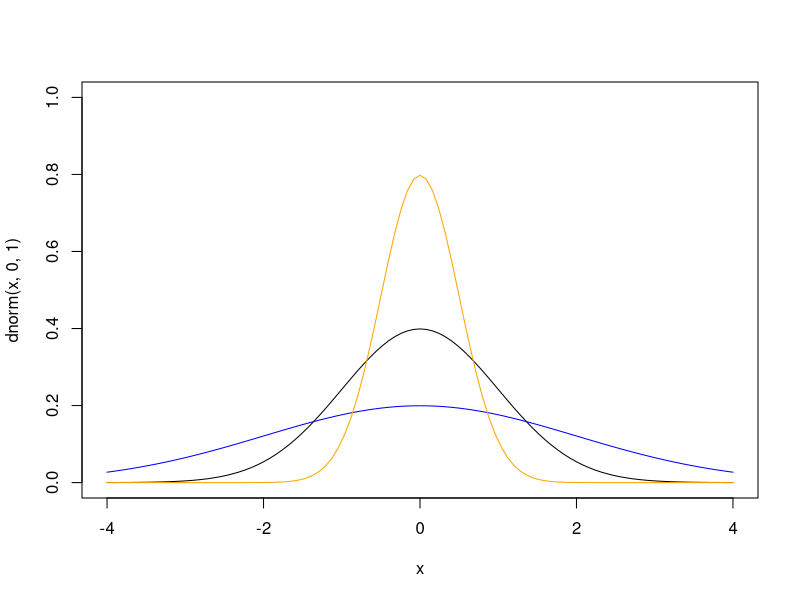
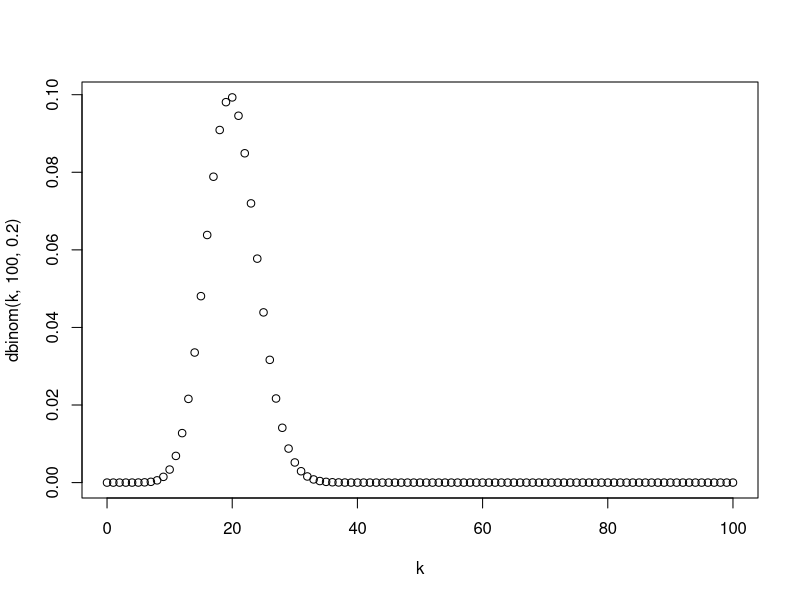
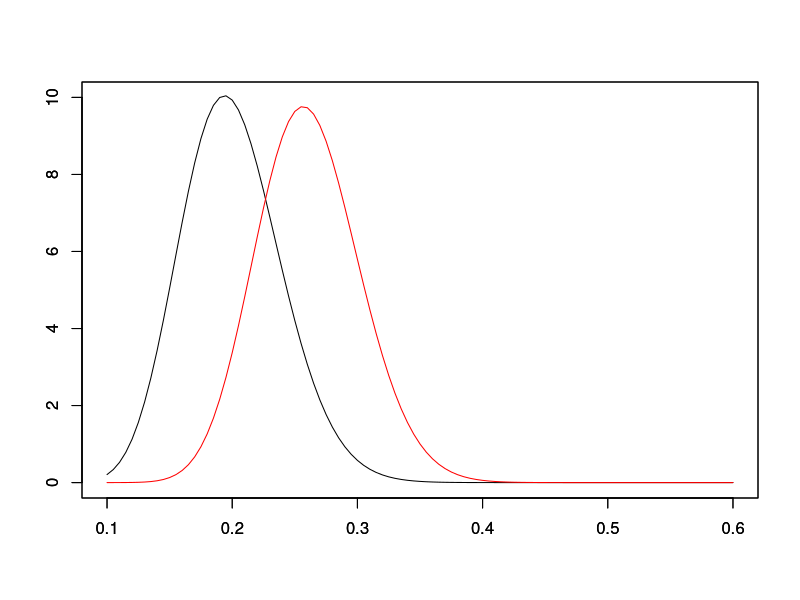

These figures' R source, in order:
## ---- chunk 1
if (!require("MCMCpack")){
  install.packages("MCMCpack")
}
library(MCMCpack)

## ---- chunk 2
curve( dnorm(x,0,1), xlim=c(-4,4), ylim=c(0,1) )
curve( dnorm(x,0,2), add=T, col='blue' )
curve( dnorm(x,0,.5), add=T, col='orange' )
## ---- chunk 3
k <- 0:100  # possible number of baskets for 100 tries
E <- sum(k * dbinom(k, 100, 0.2))
v <- 100 * .2 * .8
plot(k, dbinom(k, 100, 0.2))
## ---- chunk 4
x <- rbeta(100, 20, 80)
curve(dbeta(x, 20, 80), xlab=" ", ylab=" ", xlim=c(0.1,0.6),
     ylim=c(0,10)) 
par(new=TRUE)
curve(dbeta(x, 30, 85), xlab=" ", ylab=" ", xlim=c(0.1,0.6),
    ylim=c(0,10), col="red")
## ---- chunk 5
rmultinom(n=10, size=150, prob=c(1/3, 1/3, 1/3))
#     [,1] [,2] [,3] [,4] [,5] [,6] [,7] [,8] [,9] [,10]
#[1,]   56   44   51   55   54   47   49   60   61    42
#[2,]   36   48   54   44   42   46   58   50   40    61
#[3,]   58   58   45   51   54   57   43   40   49    47
## ---- chunk 6
dmultinom(x=c(1,2,3), prob=c(1/3, 1/3, 1/3))
#[1] 0.08230453
# check:
#factorial(6)/(factorial(3)*factorial(2)*factorial(1))*
#    0.333333^1*0.333333^2*0.333333^3
#[1] 0.08230403
## ---- chunk 7
library(MCMCpack) # for function rdirichlet()
m <- rdirichlet(10, c(1, 1, 1))
m
#             [,1]      [,2]       [,3]
# [1,] 0.015740801 0.3900641 0.59419507
# [2,] 0.295649733 0.3622780 0.34207224
# [3,] 0.464984547 0.4516325 0.08338300
# [4,] 0.365099590 0.3074731 0.32742729
# [5,] 0.065993901 0.2832624 0.65074371
#. . .
# [9,] 0.005201826 0.3076536 0.68714457
#[10,] 0.326711959 0.4160060 0.25728208
